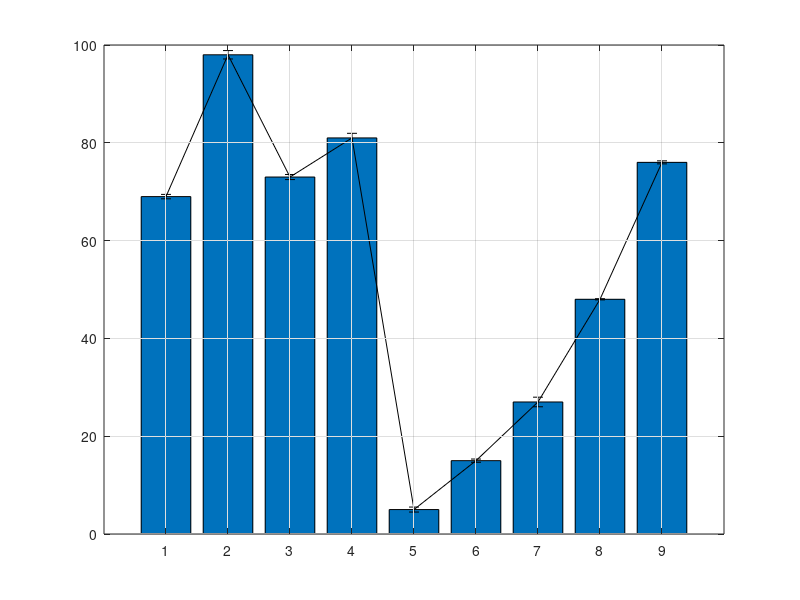

This figure's MATLAB source: (Note: this script raises an error after producing the figure.)
clear all; close all; clc;

y = randi([1,100],9,1);

error_data = randi([1,100],9,1)/100;

figure,mybar = bar(y,'grouped');
hold on
grid on
% Plot the errorbars
errorbar(y,error_data,'k','linestyle','none');
hold off
Current_Figure = gca;
std_y_axis_max = ceil(max(error_data(:))/2);
y_axis_max = 100+5;
Current_Figure.YLim = [0 y_axis_max];
figure_title = "Random Bar Graph Results";
Current_Figure.Title.String = figure_title;
Current_Figure.YLabel.String = "Score (Group A)";
Current_Figure.XTickLabel = ["Category 1"; "Category 2"; "Category 3"; "Category 4"; "Category 5"; "Category 6"; "Category 7"; "Category 8"; "Category 9";];
Current_Figure.TickLength = [0 1];
legend("Group A",'Location','Best');
% Current_Figure.YTickLabel = {-2; ""; -1; ""; 0; ""; 1; ""; 2};
set(gca,'FontSize',28) 